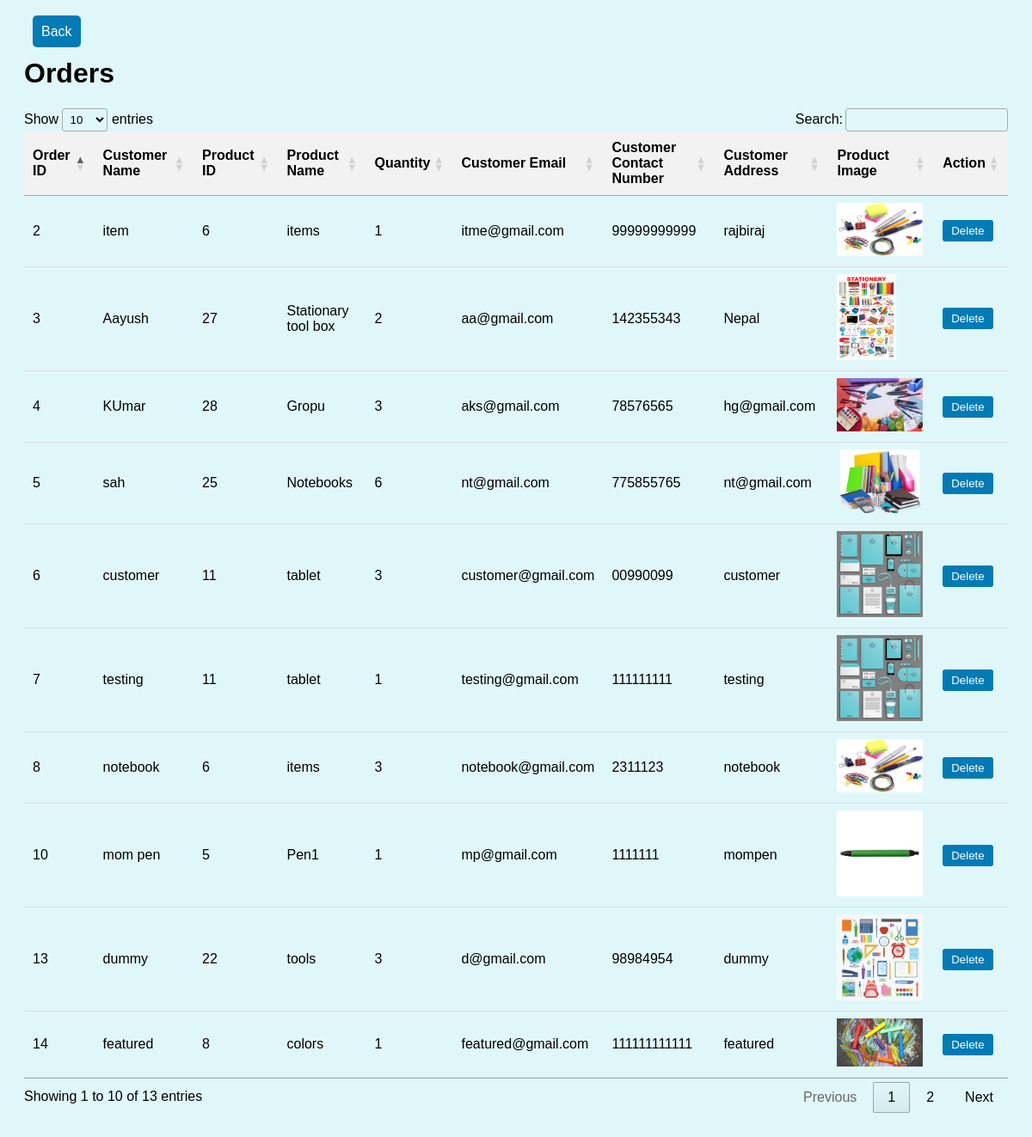
Page /full-stack/backend/orders.php (signed in) on the committed database.
### tables this page shows
CREATE TABLE `orders` (
  `order_id` int(11) NOT NULL,
  `customer_name` varchar(255) NOT NULL,
  `product_id` int(11) NOT NULL,
  `product_name` varchar(255) NOT NULL,
  `order_quantity` int(11) NOT NULL,
  `customer_email` varchar(255) NOT NULL,
  `customer_contact_number` varchar(20) NOT NULL,
  `customer_address` text NOT NULL,
  `order_date` timestamp NOT NULL DEFAULT current_timestamp()
);

CREATE TABLE `products` (
  `product_id` int(11) NOT NULL,
  `product_name` varchar(255) NOT NULL,
  `product_image` varchar(255) DEFAULT NULL,
  `product_description` text DEFAULT NULL,
  `product_brand` varchar(100) DEFAULT NULL,
  `product_category` varchar(100) DEFAULT NULL,
  `product_price` decimal(10,2) DEFAULT NULL
);

### full-stack/backend/orders.php (the view, shortened to what this page needs)
<?php
require 'db.php';
$sql = "SELECT orders.*, products.product_image
        FROM orders
        JOIN products ON orders.product_id = products.product_id";
$result = $conn->query($sql);
$orders = [];
if ($result->num_rows > 0) {
    while ($row = $result->fetch_assoc()) {
        $orders[] = $row;
    }
}
?>
<!DOCTYPE html>
<html lang="en">
<head>
    <link rel="stylesheet" href="//cdn.datatables.net/1.13.7/css/jquery.dataTables.min.css">
</head>
<body>
    <div class="back">
        <a href="dashboard.php">Back</a>
    </div>
    <h1>Orders</h1>
    <table id="myTable">
        <thead>
        <tr>
            <th>Order ID</th>
            <th>Customer Name</th>
            <th>Product ID</th>
            <th>Product Name</th>
            <th>Quantity</th>
            <th>Customer Email</th>
            <th>Customer Contact Number</th>
            <th>Customer Address</th>
            <th>Product Image</th>
            <th>Action</th>
        </tr>
        </thead>
        <tbody>
        <?php foreach ($orders as $order): ?>
            <tr>
                <td><?php echo $order['order_id']; ?></td>
                <td><?php echo $order['customer_name']; ?></td>
                <td><?php echo $order['product_id']; ?></td>
                <td><?php echo $order['product_name']; ?></td>
                <td><?php echo $order['order_quantity']; ?></td>
                <td><?php echo $order['customer_email']; ?></td>
                <td><?php echo $order['customer_contact_number']; ?></td>
                <td><?php echo $order['customer_address']; ?></td>
                <td><img src="<?php echo $order['product_image']; ?>" alt="<?php echo $order['product_name']; ?>"></td>
                <td>
                    <button class="button delete-button" data-id="<?php echo $order['order_id']; ?>">Delete</button>
                </td>
            </tr>
        <?php endforeach; ?>
        </tbody>
    </table>
</body>
</html>

### full-stack/backend/orders.php (style rules this page uses)
body { font-family: Arial, sans-serif; background-color: #e0f7fa; padding: 20px; }
table { width: 100%; border-collapse: collapse; margin-bottom: 20px; }
th, td { padding: 8px; text-align: left; border-bottom: 1px solid #ddd; }
th { background-color: #f2f2f2; }
img { max-width: 100px; max-height: 100px; }
.back a { background: #007bb5; color: white; text-decoration: none; padding: 10px; border-radius: 5px; margin: 10px; }
.button { background-color: #007bb5; color: white; border: none; padding: 5px 10px; cursor: pointer; border-radius: 3px; margin-right: 5px; }

### rows in the picture
orders: order_id "2", customer_name "item", product "6", product_name "items", order_quantity "1", customer_email "itme@gmail.com", customer_contact_number "99999999999", customer_address "rajbiraj", product+product_name (picture)
orders: order_id "3", customer_name "Aayush", product "27", product_name "Stationary tool box", order_quantity "2", customer_email "aa@gmail.com", customer_contact_number "142355343", customer_address "Nepal", product.product_image (picture)
orders: order_id "4", customer_name "KUmar", product "28", product_name "Gropu", order_quantity "3", customer_email "aks@gmail.com", customer_contact_number "78576565", customer_address "hg@gmail.com", product.product_image (picture)
orders: order_id "5", customer_name "sah", product "25", product_name "Notebooks", order_quantity "6", customer_email "nt@gmail.com", customer_contact_number "775855765", customer_address "nt@gmail.com", product.product_image (picture)
orders: order_id "6", customer_name "customer", product "11", product_name "tablet", order_quantity "3", customer_email "customer@gmail.com", customer_contact_number "00990099", customer_address "customer", product+product_name (picture)
orders: order_id "7", customer_name "testing", product "11", product_name "tablet", order_quantity "1", customer_email "testing@gmail.com", customer_contact_number "111111111", customer_address "testing", product+product_name (picture)
orders: order_id "8", customer_name "notebook", product "6", product_name "items", order_quantity "3", customer_email "notebook@gmail.com", customer_contact_number "2311123", customer_address "notebook", product+product_name (picture)
orders: order_id "10", customer_name "mom pen", product "5", product_name "Pen1", order_quantity "1", customer_email "mp@gmail.com", customer_contact_number "1111111", customer_address "mompen", product.product_image (picture)
orders: order_id "13", customer_name "dummy", product "22", product_name "tools", order_quantity "3", customer_email "d@gmail.com", customer_contact_number "98984954", customer_address "dummy", product+product_name (picture)
orders: order_id "14", customer_name "featured", product "8", product_name "colors", order_quantity "1", customer_email "featured@gmail.com", customer_contact_number "111111111111", customer_address "featured", product+product_name (picture)
